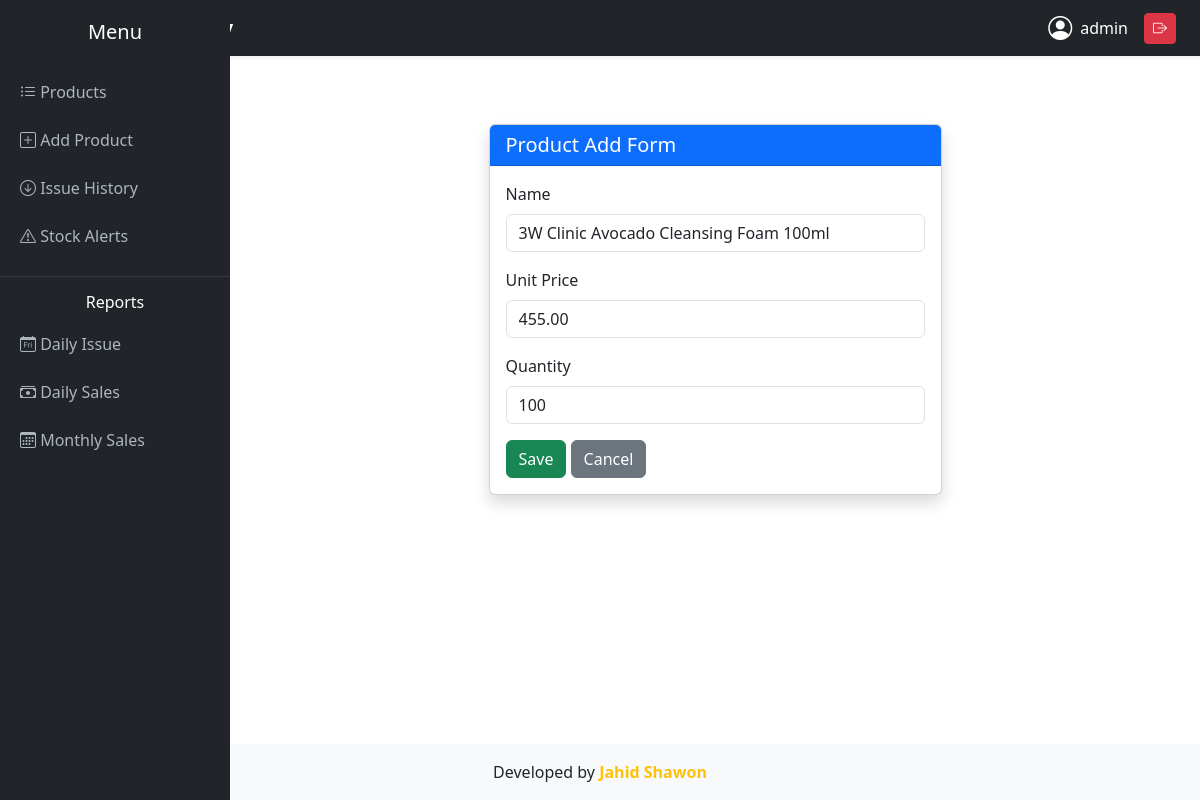
The page /update/25/ (signed in) on the database its author committed.
### products/models.py (models this page shows, shortened)
class Product(models.Model):
    name = models.CharField(max_length=100)
    unit_price = models.DecimalField(max_digits=10, decimal_places=2)
    quantity = models.PositiveIntegerField()
    total_price = models.DecimalField(max_digits=10, decimal_places=2, editable=False)
    created_date = models.DateTimeField(auto_now_add=True)

### products/views.py (the view)
# urls.py: path('update/<int:id>/', views.product_update, name='product_update'),
@login_required
def product_update(request, id):
    product = get_object_or_404(Product, id=id)
    form = ProductForm(request.POST or None, instance=product)
    if form.is_valid():
        form.save()
        return redirect('product_list')
    return render(request, 'products/product_form.html', {'form': form})

### products/forms.py
class ProductForm(forms.ModelForm):
    class Meta:
        model = Product
        fields = ['name', 'unit_price', 'quantity']
        widgets = {
            'name': forms.TextInput(attrs={'class': 'form-control'}),
            'unit_price': forms.NumberInput(attrs={'class': 'form-control'}),
            'quantity': forms.NumberInput(attrs={'class': 'form-control'}),
        }

### products/templates/products/product_form.html (shortened to what this page needs)
{% extends 'products/base.html' %}
{% block content %}
<div class="row justify-content-center">
    <div class="col-md-6">
        <div class="card shadow mt-5">
            <div class="card-header bg-primary text-white">
                <h5 class="mb-0">Product Add Form</h5>
            </div>
            <div class="card-body">
                <form method="post">
                    <div class="mb-3">
                        <label class="form-label">Name</label>
                        {{ form.name }}
                    </div>
                    <div class="mb-3">
                        <label class="form-label">Unit Price</label>
                        {{ form.unit_price }}
                    </div>
                    <div class="mb-3">
                        <label class="form-label">Quantity</label>
                        {{ form.quantity }}
                    </div>
                    <button type="submit" class="btn btn-success">Save</button>
                    <a href="{% url 'product_list' %}" class="btn btn-secondary">Cancel</a>
                </form>
            </div>
        </div>
    </div>
</div>
{% endblock %}

### products/templates/products/base.html (shortened to what this page needs)
<!DOCTYPE html>
<html lang="en">
<head>
<link href="https://cdn.jsdelivr.net/npm/bootstrap@5.3.2/dist/css/bootstrap.min.css" rel="stylesheet">
<link href="https://cdn.jsdelivr.net/npm/bootstrap-icons@1.10.5/font/bootstrap-icons.css" rel="stylesheet">
</head>
<body>
<nav class="navbar navbar-dark bg-dark px-4 shadow-sm">
    <span class="navbar-brand fw-bold">
    </span>
    {% if user.is_authenticated %}
    <div class="d-flex align-items-center text-white">
        <i class="bi bi-person-circle fs-4 me-2"></i>
        <span class="me-3">{{ user.username }}</span>
        <form method="post" action="{% url 'logout' %}">
            <button class="btn btn-sm btn-danger">
                <i class="bi bi-box-arrow-right"></i>
            </button>
        </form>
    </div>
    {% endif %}
</nav>
{% if user.is_authenticated %}
<div class="sidebar">
    <h5 class="text-center mb-4">Menu</h5>
    <a href="{% url 'product_list' %}" class="{% if request.resolver_match.url_name == 'product_list' %}active{% endif %}">
        <i class="bi bi-list-ul"></i> Products
    </a>
    <a href="{% url 'product_create' %}">
        <i class="bi bi-plus-square"></i> Add Product
    </a>
    <a href="{% url 'issue_history' %}">
        <i class="bi bi-arrow-down-circle"></i> Issue History
    </a>
    <a href="{% url 'stock_alerts' %}">
        <i class="bi bi-exclamation-triangle"></i> Stock Alerts
    </a>
    <hr class="text-secondary">
    <h6 class="text-center">Reports</h6>
    <a href="{% url 'daily_issue_report' %}">
        <i class="bi bi-calendar-day"></i> Daily Issue
    </a>
    <a href="{% url 'daily_sales_report' %}">
        <i class="bi bi-cash-stack"></i> Daily Sales
    </a>
    <a href="{% url 'monthly_sales_report' %}">
        <i class="bi bi-calendar3"></i> Monthly Sales
    </a>
</div>
{% endif %}
<div class="main-content">
    {% block content %}{% endblock %}
</div>
<footer class="footer mt-auto py-3 bg-light text-dark">
    <div class="container text-center">
        <span>
            Developed by <strong class="text-warning">Jahid Shawon</strong>
        </span>
    </div>
</footer>
</body>
</html>

### products/templates/products/base.html (style rules this page uses)
html, body { height: 100%; }
body { display: flex; flex-direction: column; overflow-x: hidden; }
.main-content { flex: 1; }
.sidebar { height: 100vh; background: #212529; color: white; padding-top: 20px; position: fixed; width: 230px; }
.sidebar a { color: #adb5bd; text-decoration: none; padding: 12px 20px; display: block; }
.main-content { margin-left: 230px; padding: 20px; }

### rows shown on the page
Product: name "3W Clinic Avocado Cleansing Foam 100ml", unit_price "455.00", quantity "100"

### other values the page prints
{{ user.username }} "admin"
